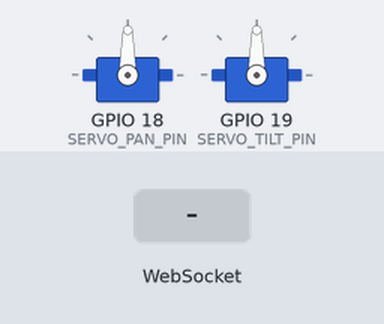
The sketch below on a simulated ESP32-C6. Shown: 2 × servo. Inputs (shaded band) come from the test bench. WiFi joins after 1.5 s; servers stay silent unless stated; what the sketch prints to the serial monitor is not drawn.

Above: at 2.7 s.
2.8 s: WebSocket text "TRACKING,X:" received
At 3.7 s:
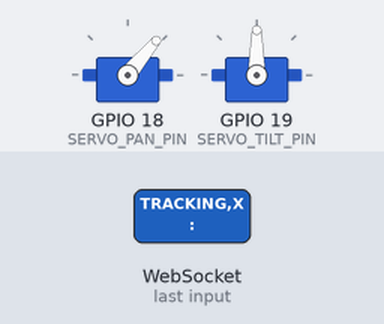
At 4.47 s:
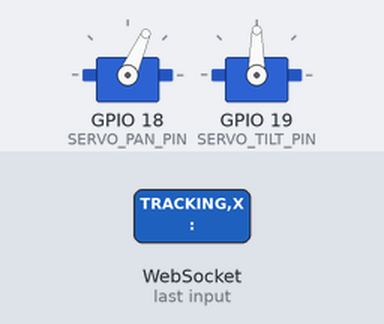
5.8 s: WebSocket text "X:" received
Timing chart, 0 to 9.2 s (numbered marks = the images above; inputs shaded):
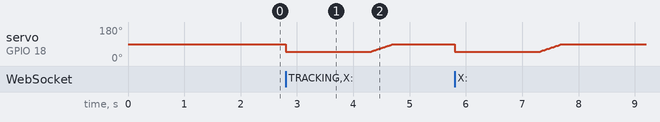

The sketch:

duo_firmware.ino
```cpp
// DUO ESP32-C6 firmware: receives phone tracking messages over WebSocket and
// drives the pan/tilt gimbal. See firmware/README.md for board setup,
// required core/library versions, and flashing instructions.
//
// Libraries (verify versions against firmware/README.md before building):
//   - ESP32Async/ESPAsyncWebServer + ESP32Async/AsyncTCP (not the unmaintained
//     me-no-dev originals, which assert on arduino-esp32 core 3.x)
//   - madhephaestus/ESP32Servo

#include <ESPAsyncWebServer.h>
#include <ESP32Servo.h>
#include <WiFi.h>

#include "config.h"
#include "tracking.h"

// WebSocket lives at ws://<esp32-ip>:WEBSOCKET_PORT/ (no separate HTTP port).
AsyncWebServer httpServer(WEBSOCKET_PORT);
AsyncWebSocket ws("/");

Servo panServo;
Servo tiltServo;

TrackingController tracking;

void applyServoAngles() {
    // Servo library expects 0-180; gimbal center is 90.
    int panDeg = 90 + (int)round(tracking.panAngle());
    int tiltDeg = 90 + (int)round(tracking.tiltAngle());
    panServo.write(constrain(panDeg, 90 - PAN_LIMIT_DEG, 90 + PAN_LIMIT_DEG));
    tiltServo.write(constrain(tiltDeg, 90 - TILT_LIMIT_DEG, 90 + TILT_LIMIT_DEG));
}

const char *stateName(TrackState state) {
    switch (state) {
        case TrackState::IDLE: return "IDLE";
        case TrackState::FOUND: return "FOUND";
        case TrackState::TRACKING: return "TRACKING";
        case TrackState::LOST: return "LOST";
    }
    return "UNKNOWN";
}

void sendTelemetry(AsyncWebSocketClient *client) {
    char buf[48];
    snprintf(buf, sizeof(buf), "STATE,%s", stateName(tracking.state()));
    client->text(buf);
    snprintf(buf, sizeof(buf), "ANGLE,pan:%d,tilt:%d", (int)round(tracking.panAngle()), (int)round(tracking.tiltAngle()));
    client->text(buf);
}

void handleMessage(AsyncWebSocketClient *client, const String &msg) {
    unsigned long now = millis();

    if (msg == "LOST") {
        tracking.onLost();
    } else if (msg == "CENTER") {
        tracking.onCenterCommand();
    } else if (msg == "PING") {
        client->text("PONG");
        return;
    } else if (msg.startsWith("TRACKING,X:") || msg.startsWith("X:")) {
        int colonIdx = msg.lastIndexOf(':');
        if (colonIdx < 0) return;  // malformed, ignore rather than disconnect
        float x = msg.substring(colonIdx + 1).toFloat();
        tracking.onTracking(x, now);
    } else {
        return;  // unknown message, ignore per protocol
    }

    applyServoAngles();
    sendTelemetry(client);
}

void onWsEvent(AsyncWebSocket *server, AsyncWebSocketClient *client, AwsEventType type,
               void *arg, uint8_t *data, size_t len) {
    if (type == WS_EVT_DATA) {
        AwsFrameInfo *info = (AwsFrameInfo *)arg;
        if (info->final && info->index == 0 && info->len == len && info->opcode == WS_TEXT) {
            String msg((char *)data, len);
            handleMessage(client, msg);
        }
    }
}

void setup() {
    Serial.begin(115200);

    panServo.attach(SERVO_PAN_PIN);
    tiltServo.attach(SERVO_TILT_PIN);
    applyServoAngles();  // center both servos on boot

    WiFi.begin(WIFI_SSID, WIFI_PASSWORD);
    Serial.print("Connecting to Wi-Fi");
    while (WiFi.status() != WL_CONNECTED) {
        delay(500);
        Serial.print(".");
    }
    Serial.println();
    Serial.print("Connected. IP address: ");
    Serial.println(WiFi.localIP());

    ws.onEvent(onWsEvent);
    httpServer.addHandler(&ws);
    httpServer.begin();
    Serial.printf("WebSocket server listening on port %d\n", WEBSOCKET_PORT);
}

void loop() {
    ws.cleanupClients();
    tracking.tick(millis());
    applyServoAngles();
    delay(20);  // ~50Hz control loop, well above the ~10Hz message rate
}
```

tracking.h
```cpp
#pragma once

#include <Arduino.h>

#include "config.h"

enum class TrackState { IDLE, FOUND, TRACKING, LOST };

// Proportional pan/tilt controller for the person-tracking gimbal.
//
// error = personX - CENTER_X
// abs(error) < DEAD_ZONE  -> hold (no movement)
// else                    -> panAngle = clamp(KP * error, +/-PAN_LIMIT_DEG)
//
// Tilt holds center in v1 (documented limitation — see firmware/README.md).
//
// State machine: IDLE (no tracking data yet) -> FOUND (first person seen,
// same frame as TRACKING) -> TRACKING (following) -> LOST (no person, or
// LOST_TIMEOUT_MS of message silence) -> eases back toward center, then
// returns to IDLE once centered.
class TrackingController {
public:
    TrackingController() : state_(TrackState::IDLE), panAngle_(0.0f), tiltAngle_(0.0f), lastMessageMs_(0) {}

    // Call with a new normalized person-X reading in [0, 1].
    void onTracking(float personX, unsigned long nowMs) {
        lastMessageMs_ = nowMs;
        float error = personX - CENTER_X;

        if (state_ == TrackState::IDLE || state_ == TrackState::LOST) {
            state_ = TrackState::FOUND;
        } else {
            state_ = TrackState::TRACKING;
        }

        if (fabs(error) < DEAD_ZONE) {
            // Inside the dead zone: hold current angle.
            return;
        }

        float command = KP * error;
        panAngle_ = clampAngle(command, PAN_LIMIT_DEG);
        // Tilt holds center in v1.
        tiltAngle_ = 0.0f;
    }

    // Call when the phone explicitly reports LOST.
    void onLost() {
        state_ = TrackState::LOST;
    }

    // Call when the phone sends CENTER.
    void onCenterCommand() {
        panAngle_ = 0.0f;
        tiltAngle_ = 0.0f;
        state_ = TrackState::IDLE;
    }

    // Call every loop iteration to handle the LOST timeout and easing.
    void tick(unsigned long nowMs) {
        if (state_ == TrackState::TRACKING || state_ == TrackState::FOUND) {
            if (nowMs - lastMessageMs_ > LOST_TIMEOUT_MS) {
                state_ = TrackState::LOST;
            }
        }

        if (state_ == TrackState::LOST) {
            easeTowardCenter();
        }
    }

    TrackState state() const { return state_; }
    float panAngle() const { return panAngle_; }
    float tiltAngle() const { return tiltAngle_; }

private:
    static float clampAngle(float angle, float limit) {
        if (angle > limit) return limit;
        if (angle < -limit) return -limit;
        return angle;
    }

    void easeTowardCenter() {
        const float step = 2.0f;  // degrees per tick; tune alongside KP (Task 6.6)
        if (fabs(panAngle_) <= step) {
            panAngle_ = 0.0f;
            state_ = TrackState::IDLE;
        } else {
            panAngle_ -= (panAngle_ > 0 ? step : -step);
        }
        tiltAngle_ = 0.0f;
    }

    TrackState state_;
    float panAngle_;
    float tiltAngle_;
    unsigned long lastMessageMs_;
};
```

config.h
```cpp
#pragma once

// --- Wi-Fi ---
// TODO: fill in before flashing. Do not commit real credentials to a public
// repo; consider moving these to a gitignored secrets.h if the repo goes
// public.
#define WIFI_SSID "your-wifi-ssid"
#define WIFI_PASSWORD "your-wifi-password"

// --- WebSocket server ---
#define WEBSOCKET_PORT 81

// --- Servo GPIO pins ---
// TODO: VERIFY FIRST against the actual Glyph-C6 wiring before flashing.
// These are placeholders (safe, commonly-free GPIOs on ESP32-C6 dev boards)
// and have not been confirmed against this project's hardware.
#define SERVO_PAN_PIN 18
#define SERVO_TILT_PIN 19

// --- Gimbal limits (degrees, relative to center = 0) ---
#define PAN_LIMIT_DEG 40   // approx +/-40-90 degrees per hardware spec; start conservative
#define TILT_LIMIT_DEG 30

// --- Proportional controller ---
// servoCommand = KP * error, where error = personX - CENTER_X (range +/-0.5).
// KP=80 maps the full error range to roughly the pan limit; TODO: tune on
// hardware for smooth, non-jittery motion and record the chosen value (Task 6.6).
#define KP 80.0f
#define DEAD_ZONE 0.10f    // no movement when abs(personX - CENTER_X) < DEAD_ZONE
#define CENTER_X 0.50f

// --- Timing ---
#define LOST_TIMEOUT_MS 1500  // recenter after this long without a tracking message
```
